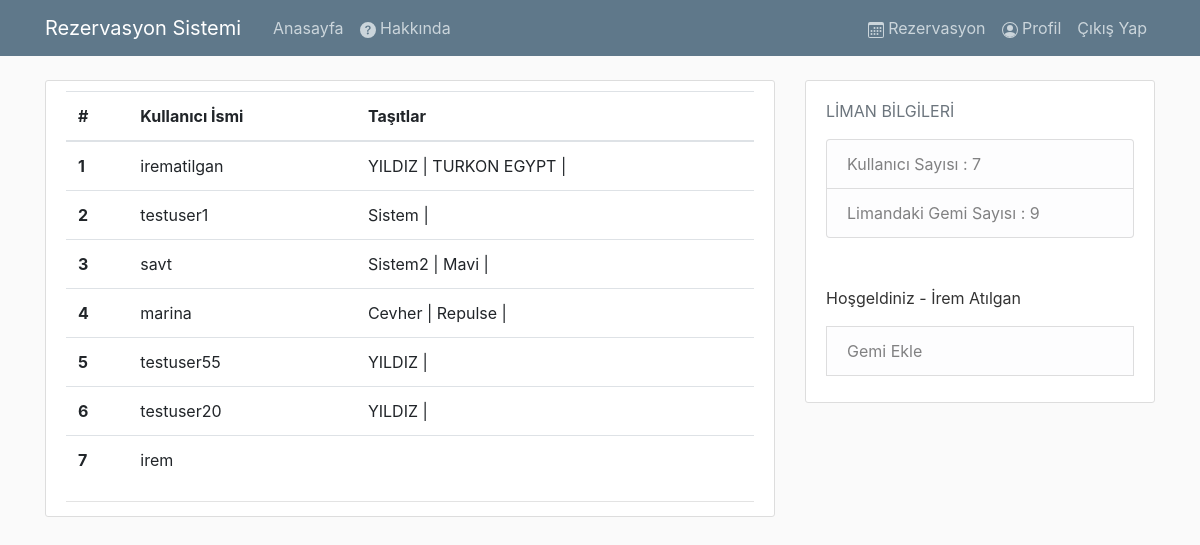
The app's page / (signed in) with its own data.
### rezervasyon/models.py (models this page shows, shortened)
class Gemi(models.Model):
    gemi_id = models.AutoField(primary_key = True,db_column = "Gemi_ID")
    isim = models.CharField(max_length = 20)
    boyut_choices = (
        (50000,'Handysize (35,000 - 50,000 DWT)'),
        (60000,'Supramax (50,000 - 60,000 DWT)'),
        (80000,'Panamax (60,000 - 80,000 DWT)')
    )
    boyut = models.IntegerField(choices= boyut_choices,default = 0)
    gemi_kayit_tarih = models.DateTimeField(default = timezone.now)
    kullanici = models.ForeignKey("Kullanici",on_delete = models.CASCADE,blank = True, null = False)
    class Meta:
        managed = True
        db_table = "Gemi"

### rezervasyon/views.py (the view)
# urls.py: 2. Add a URL to urlpatterns:  path('', views.home, name='home')
def home(request):
    arrayKullanici = []
    arrayGemi = []
    context = {}
    kullanicilar = Kullanici.objects.all()
    gemiler = Gemi.objects.all()
    context = {'Users' : User.objects.all()}
    if Gemi.objects.all() != None:
        Gemis = Gemi.objects.all()
        context2 = {
            'Gemis' : Gemis
        }
        context.update(context2)
        """
        for kullanici in kullanicilar:
            arrayKullanici.append(kullanici.user.username)
            try:
                arrayGemi.append(Gemi.objects.get(pk = kullanici.user.id).isim)
            except Gemi.DoesNotExist:
                arrayGemi.append('')
            dict1 = dict(zip(arrayKullanici,arrayGemi))
            context.update(dict1)

        """
    return render(request,'rezervasyon/anasayfa.html',context)

### rezervasyon/templatetags/tags.py (called while the page is built)
@register.simple_tag
def length_of_gemis(request):
    return len(Gemi.objects.all())

### rezervasyon/templatetags/tags2.py (called while the page is built)
@register.simple_tag
def length_of_kullanicis(request):
    kullanicilar = Kullanici.objects.all()
    users = User.objects.all()
    count = 0
    for user in users:
        count += 1
    return count

### rezervasyon/templates/rezervasyon/anasayfa.html
{%extends 'rezervasyon/base.html'%}
{%block content%}
<article class="media content-section">
    <div class="media-body">
      <div class="article-metadata">
        <table class = "table">
          <thead>
            <tr>
              <th scope="col">#</th>
              <th scope="col">Kullanıcı İsmi</th>
              <th scope="col">Taşıtlar</th>
            </tr>
          </thead>
          <tbody>
            {% for user in Users%}
            <tr>
              <th scope = "row">{{user.id}}</th>
              <td>{{user.username}}</td>
              <td>{%for Gemi in Gemis%}
                  {%if Gemi.kullanici.user.username == user.username %}
                  {{Gemi.isim}} |
                  {% endif %}
                  {%endfor%}
              </td>
            </tr>
            {% endfor %}
          </tbody>
        </table>
        </div>
    </div>
</article>
{%endblock content%}

### rezervasyon/templates/rezervasyon/base.html (shortened to what this page needs)
{% load tags %}
{% load tags2 %}
{%load static%}
<!DOCTYPE html>
<html>
    <head>
       <link rel="stylesheet" href="https://stackpath.bootstrapcdn.com/bootstrap/4.4.1/css/bootstrap.min.css">
       <link rel = "stylesheet" type = 'text/css' href = "{%static 'rezervasyon/main.css'%}">
   </head>
   <body>
       <header class="site-header">
     <nav class="navbar navbar-expand-md navbar-dark bg-steel fixed-top">
       <div class="container">
         <a class="navbar-brand mr-4" href="/">Rezervasyon Sistemi</a>
         <div class="collapse navbar-collapse" id="navbarToggle">
           <div class="navbar-nav mr-auto">
             <a class="nav-item nav-link" href="{% url 'rez-home'%}">Anasayfa</a>
             <a class="nav-item nav-link" href="{% url 'rez-about'%}">
               Hakkında
              </a>
           </div>
           <div class="navbar-nav">
              {% if user.is_authenticated %}
              <a class="nav-item nav-link" href="{% url 'rezervasyon' %}">
                Rezervasyon
              </a>
                <a class="nav-item nav-link" href="{% url 'profil'%}">
                  Profil
                </a>
                <a class="nav-item nav-link" href="{% url 'cikis'%}">Çıkış Yap</a>
              {% else %}
                <a class="nav-item nav-link" href="{% url 'giris'%}">Giriş Yap</a>
                <a class="nav-item nav-link" href="{% url 'kayit'%}">Kayıt Ol</a>
              {% endif %}
           </div>
         </div>
       </div>
     </nav>
       </header>
   <main role="main" class="container">
     <div class="row">
       <div class="col-md-8">
         {% block content %}{% endblock %}
       </div>
       <div class="col-md-4">
        <div class="content-section">
          <p class='text-muted'>LİMAN BİLGİLERİ
            <ul class="list-group">
              <li class="list-group-item list-group-item-light">Kullanıcı Sayısı : {% length_of_kullanicis request %}</li>
              <li class="list-group-item list-group-item-light">Limandaki Gemi Sayısı : {% length_of_gemis request %}</li>
            </ul>
            {% if user.is_authenticated %}
            <div><br><br>
            <p>Hoşgeldiniz - {{user.first_name}} {{user.last_name}}
            </div>
            <a class="list-group-item list-group-item-light" href="{% url 'gemiekle'%}">Gemi Ekle</a>
            {% endif %}
          </p>
        </div>
      </div>
     </div>
   </main>
   </body>
</html>

### rezervasyon/static/rezervasyon/main.css (style rules this page uses)
body { background: #fafafa; color: #333333; margin-top: 5rem; }
ul { margin: 0; }
.bg-steel { background-color: #5f788a; }
.site-header .navbar-nav .nav-link { color: #cbd5db; }
.content-section { background: #ffffff; padding: 10px 20px; border: 1px solid #dddddd; border-radius: 3px; margin-bottom: 20px; }
.article-metadata { padding-bottom: 1px; margin-bottom: 4px; border-bottom: 1px solid #e3e3e3 }

### records on screen
Gemi: isim "YILDIZ"
Gemi: isim "TURKON EGYPT"
Gemi: isim "Sistem"
Gemi: isim "Sistem2"
Gemi: isim "Mavi"
Gemi: isim "Cevher"
Gemi: isim "Repulse"
Gemi: isim "YILDIZ"
Gemi: isim "YILDIZ"

### other values on screen
{{ user.id }} "1"
{{ user.username }} "irematilgan"
{{ user.id }} "2"
{{ user.username }} "testuser1"
{{ user.id }} "3"
{{ user.username }} "savt"
{{ user.id }} "4"
{{ user.username }} "marina"
{{ user.id }} "5"
{{ user.username }} "testuser55"
{{ user.id }} "6"
{{ user.username }} "testuser20"
{{ user.id }} "7"
{{ user.username }} "irem"
{{ user.first_name }} "İrem"
